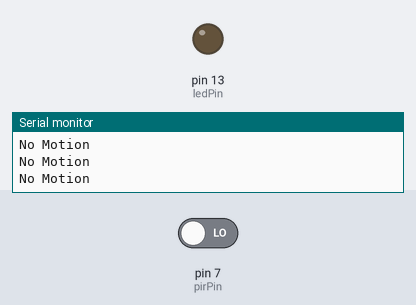
This sketch was run on a simulated Arduino Uno, built with avr-gcc and run on an emulated ATmega328P. On the bench: output pins drawn as LEDs (lit = HIGH), the last lines printed to the serial monitor. The test bench sets the inputs (shaded band); at power-on: pin 7 (pirPin) LOW.

Above: at 1.8 s.
1.9 s: pin 7 (pirPin) driven HIGH
At 2.3 s:
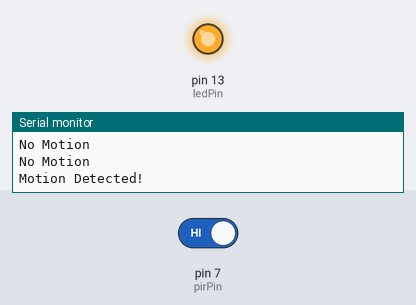
3.5 s: pin 7 (pirPin) driven LOW
At 4.7 s:
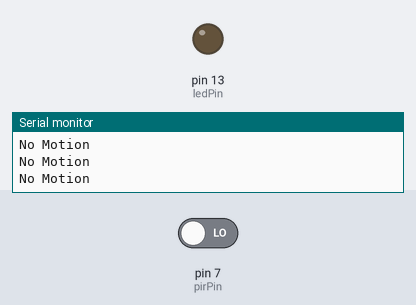
Timing chart, 0 to 6.5 s (numbered marks = the images above; inputs shaded):
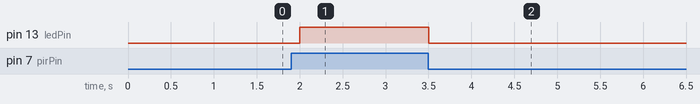

Measured:
- after the input at 1.9 s, pin 13 (ledPin): LOW → HIGH after 0.10 s
- after the input at 3.5 s, pin 13 (ledPin): HIGH → LOW at once

The sketch:

passive_ir_sensor.ino
```cpp
int ledPin = 13;  // LED on Pin 13 of Arduino
int pirPin = 7;   // Input for HC-S501 PIR sensor

int pirValue;     // Variable to store PIR reading

void setup() {
  pinMode(ledPin, OUTPUT);   // LED pin as output
  pinMode(pirPin, INPUT);    // PIR pin as input

  digitalWrite(ledPin, LOW); // Make sure LED is off at start

  Serial.begin(9600);        // Start Serial Monitor
  Serial.println("PIR Sensor Test Started");
}

void loop() {
  pirValue = digitalRead(pirPin);  // Read PIR sensor
  digitalWrite(ledPin, pirValue);  // Turn LED on/off based on PIR

  if (pirValue == HIGH) {
    Serial.println("Motion Detected!");
  } else {
    Serial.println("No Motion");
  }

  delay(500); // Wait half a second before reading again
}
```
